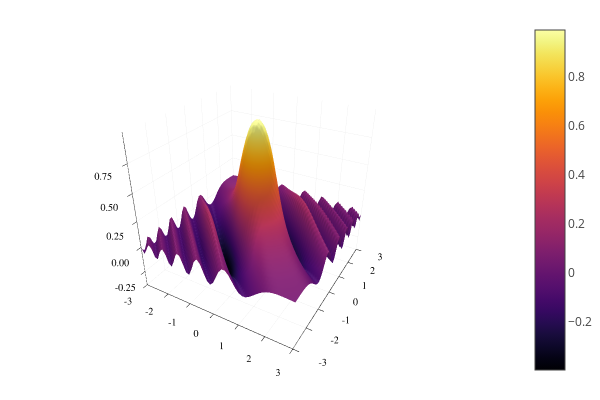

Here is the notebook cell this chart was saved with:
### Code cell
# 3D plot
Plots.plotlyjs()

n = 50
x = linspace(-3, 3, n)
y = x

z = Array{Float64}(n, n)
ff(x, y) = cos(x^2 + y^2 + 2*x*y) / (1 + x^2 + y^2)
for i in 1:n
    for j in 1:n
        z[j, i] = ff(x[i], y[j])
    end
end

Plots.surface(x, y, z')

### Figure 1 — Plotly figure (JSON) as saved in the notebook; plotly's stock layout.template omitted (floating-point values rounded to 4 significant figures; data arrays with more than 128 entries replaced by an {"elided": "..."} marker saying what was removed)
{"data": [{"colorbar": {"title": ""}, "colorscale": [[0, "rgba(0, 0, 4, 1.000)"], [0.03448, "rgba(4, 3, 20, 1.000)"], [0.06897, "rgba(13, 8, 41, 1.000)"], [0.1034, "rgba(24, 12, 60, 1.000)"], [0.1379, "rgba(38, 12, 81, 1.000)"], [0.1724, "rgba(54, 9, 97, 1.000)"], [0.2069, "rgba(69, 10, 105, 1.000)"], [0.2414, "rgba(84, 15, 109, 1.000)"], [0.2759, "rgba(97, 19, 110, 1.000)"], [0.3103, "rgba(111, 25, 110, 1.000)"], [0.3448, "rgba(125, 30, 109, 1.000)"], [0.3793, "rgba(140, 35, 105, 1.000)"], [0.4138, "rgba(154, 40, 101, 1.000)"], [0.4483, "rgba(166, 45, 96, 1.000)"], [0.4828, "rgba(180, 51, 89, 1.000)"], [0.5172, "rgba(193, 58, 80, 1.000)"], [0.5517, "rgba(206, 67, 71, 1.000)"], [0.5862, "rgba(216, 76, 62, 1.000)"], [0.6207, "rgba(226, 87, 52, 1.000)"], [0.6552, "rgba(235, 100, 41, 1.000)"], [0.6897, "rgba(241, 115, 29, 1.000)"], [0.7241, "rgba(247, 130, 18, 1.000)"], [0.7586, "rgba(250, 144, 8, 1.000)"], [0.7931, "rgba(252, 161, 8, 1.000)"], [0.8276, "rgba(252, 178, 22, 1.000)"], [0.8621, "rgba(250, 196, 42, 1.000)"], [0.8966, "rgba(246, 213, 67, 1.000)"], [0.931, "rgba(243, 229, 93, 1.000)"], [0.9655, "rgba(242, 244, 130, 1.000)"], [1, "rgba(252, 255, 164, 1.000)"]], "name": "y1", "opacity": null, "showlegend": false, "showscale": true, "type": "surface", "x": [-3, -2.878, -2.755, -2.633, -2.51, -2.388, -2.265, -2.143, -2.02, -1.898, -1.776, -1.653, -1.531, -1.408, -1.286, -1.163, -1.041, -0.9184, -0.7959, -0.6735, -0.551, -0.4286, -0.3061, -0.1837, -0.06122, 0.06122, 0.1837, 0.3061, 0.4286, 0.551, 0.6735, 0.7959, 0.9184, 1.041, 1.163, 1.286, 1.408, 1.531, 1.653, 1.776, 1.898, 2.02, 2.143, 2.265, 2.388, 2.51, 2.633, 2.755, 2.878, 3], "xaxis": "x1", "y": [-3, -2.878, -2.755, -2.633, -2.51, -2.388, -2.265, -2.143, -2.02, -1.898, -1.776, -1.653, -1.531, -1.408, -1.286, -1.163, -1.041, -0.9184, -0.7959, -0.6735, -0.551, -0.4286, -0.3061, -0.1837, -0.06122, 0.06122, 0.1837, 0.3061, 0.4286, 0.551, 0.6735, 0.7959, 0.9184, 1.041, 1.163, 1.286, 1.408, 1.531, 1.653, 1.776, 1.898, 2.02, 2.143, 2.265, 2.388, 2.51, 2.633, 2.755, 2.878, 3], "yaxis": "y1", "z": {"elided": "50x50 float values"}}], "layout": {"annotations": [], "height": 400, "legend": {"bgcolor": "rgba(255, 255, 255, 1.000)", "bordercolor": "rgba(0, 0, 0, 1.000)", "font": {"color": "rgba(0, 0, 0, 1.000)", "family": "sans-serif", "size": 11}, "tracegroupgap": 0, "x": 1, "y": 1}, "margin": {"b": 20, "l": 0, "r": 0, "t": 20}, "paper_bgcolor": "rgba(255, 255, 255, 1.000)", "plot_bgcolor": "rgba(255, 255, 255, 1.000)", "scene": {"camera": {"eye": {"x": 1.126, "y": -1.95, "z": 1.3}}, "xaxis": {"anchor": "y1", "domain": [0.03619, 0.9934], "gridcolor": "rgba(0, 0, 0, 0.100)", "gridwidth": 0.5, "linecolor": "rgba(0, 0, 0, 1.000)", "mirror": false, "range": [-3, 3], "showgrid": true, "showline": true, "showticklabels": true, "tickangle": 0, "tickcolor": "rgb(0, 0, 0)", "tickfont": {"color": "rgba(0, 0, 0, 1.000)", "family": "sans-serif", "size": 11}, "tickmode": "array", "ticks": "inside", "ticktext": ["-3", "-2", "-1", "0", "1", "2", "3"], "tickvals": [-3, -2, -1, 0, 1, 2, 3], "title": "", "titlefont": {"color": "rgba(0, 0, 0, 1.000)", "family": "sans-serif", "size": 15}, "type": "-", "visible": true, "zeroline": false, "zerolinecolor": "rgba(0, 0, 0, 1.000)"}, "yaxis": {"anchor": "x1", "domain": [0.03762, 0.9902], "gridcolor": "rgba(0, 0, 0, 0.100)", "gridwidth": 0.5, "linecolor": "rgba(0, 0, 0, 1.000)", "mirror": false, "range": [-3, 3], "showgrid": true, "showline": true, "showticklabels": true, "tickangle": 0, "tickcolor": "rgb(0, 0, 0)", "tickfont": {"color": "rgba(0, 0, 0, 1.000)", "family": "sans-serif", "size": 11}, "tickmode": "array", "ticks": "inside", "ticktext": ["-3", "-2", "-1", "0", "1", "2", "3"], "tickvals": [-3, -2, -1, 0, 1, 2, 3], "title": "", "titlefont": {"color": "rgba(0, 0, 0, 1.000)", "family": "sans-serif", "size": 15}, "type": "-", "visible": true, "zeroline": false, "zerolinecolor": "rgba(0, 0, 0, 1.000)"}, "zaxis": {"gridcolor": "rgba(0, 0, 0, 0.100)", "gridwidth": 0.5, "linecolor": "rgba(0, 0, 0, 1.000)", "mirror": false, "range": [-0.3955, 0.9926], "showgrid": true, "showline": true, "showticklabels": true, "tickangle": 0, "tickcolor": "rgb(0, 0, 0)", "tickfont": {"color": "rgba(0, 0, 0, 1.000)", "family": "sans-serif", "size": 11}, "tickmode": "array", "ticks": "inside", "ticktext": ["-0.25", "0.00", "0.25", "0.50", "0.75"], "tickvals": [-0.25, 0, 0.25, 0.5, 0.75], "title": "", "titlefont": {"color": "rgba(0, 0, 0, 1.000)", "family": "sans-serif", "size": 15}, "type": "-", "visible": true, "zeroline": false, "zerolinecolor": "rgba(0, 0, 0, 1.000)"}}, "showlegend": true, "width": 600}}
